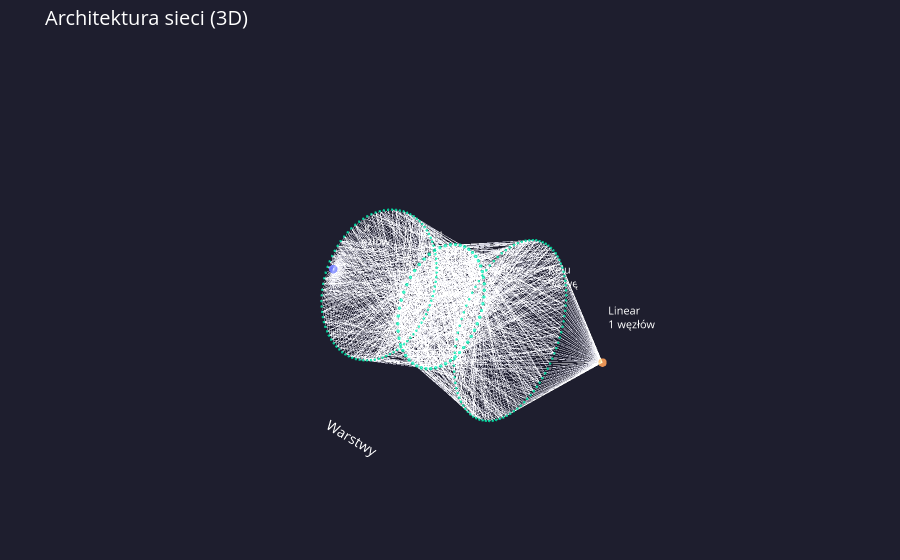

Here is the notebook cell this chart was saved with:
### Markdown cell above
---
### 4a. Architektura sieci (3D)

### Code cell
pokaz_architekture_3d(own_sizes, own_acts)

### Figure 1 — Plotly figure (JSON) as saved in the notebook; plotly's stock layout.template omitted (floating-point values rounded to 4 significant figures; data arrays with more than 128 entries replaced by an {"elided": "..."} marker saying what was removed)
{"data": [{"hoverinfo": "none", "line": {"color": "rgba(180,180,180,0.12)", "width": 0.8}, "mode": "lines", "name": "connections", "type": "scatter3d", "x": {"elided": "4155 int values"}, "y": {"elided": "4155 float values"}, "z": {"elided": "4155 float values"}}, {"hovertemplate": "%{text}<extra></extra>", "marker": {"color": {"elided": "240 str values"}, "line": {"width": 0}, "opacity": 0.9, "size": {"elided": "240 int values"}}, "mode": "markers", "name": "nodes", "text": {"elided": "240 str values"}, "type": "scatter3d", "x": {"elided": "240 int values"}, "y": {"elided": "240 float values"}, "z": {"elided": "240 float values"}}, {"hoverinfo": "none", "mode": "text", "name": "labels", "text": ["Input<br>1 węzłów", "Relu<br>91 węzłów", "Relu<br>53 węzłów", "Relu<br>94 węzłów", "Linear<br>1 węzłów"], "textfont": {"color": "white", "size": 11}, "type": "scatter3d", "x": [0, 3, 6, 9, 12], "y": [1.8, 3.462, 2.784, 3.509, 1.8], "z": [0, 0, 0, 0, 0]}], "layout": {"font": {"color": "white"}, "margin": {"b": 0, "l": 0, "r": 0, "t": 50}, "paper_bgcolor": "#1e1e2e", "scene": {"bgcolor": "#1e1e2e", "camera": {"eye": {"x": 1.6, "y": -1.8, "z": 1}, "up": {"x": 0, "y": 0, "z": 1}}, "xaxis": {"backgroundcolor": "#1e1e2e", "gridcolor": "#333", "showbackground": true, "showgrid": false, "showticklabels": false, "title": {"text": "Warstwy"}, "zeroline": false}, "yaxis": {"backgroundcolor": "#1e1e2e", "gridcolor": "#333", "showbackground": true, "showgrid": false, "showticklabels": false, "title": {"text": ""}, "zeroline": false}, "zaxis": {"backgroundcolor": "#1e1e2e", "gridcolor": "#333", "showbackground": true, "showgrid": false, "showticklabels": false, "title": {"text": ""}, "zeroline": false}}, "showlegend": false, "title": {"font": {"color": "white", "size": 20}, "text": "Architektura sieci (3D)"}}}
